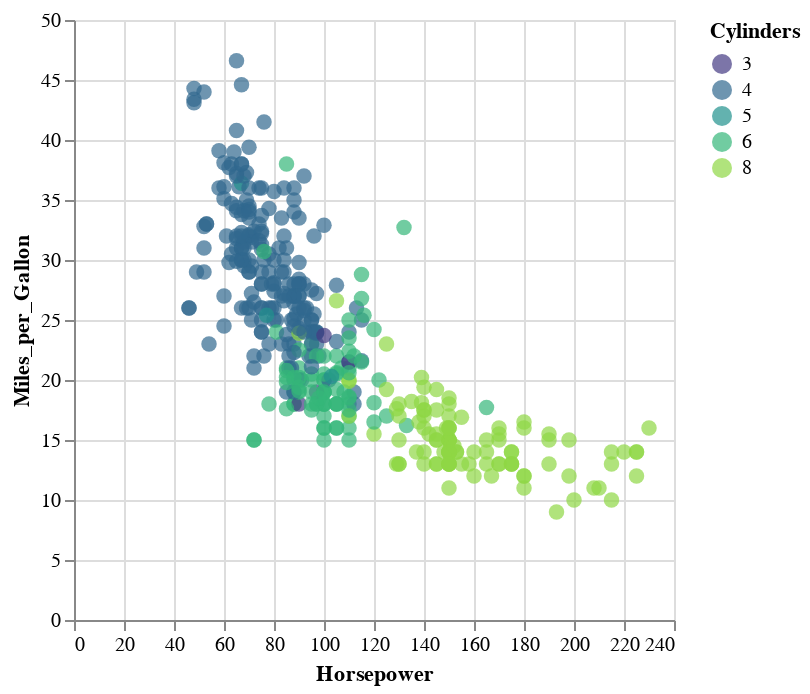

Notebook cell for this chart:
### Code cell
chart = alt.Chart(df).mark_point(filled=True, size=60).encode(
    x="Horsepower:Q",
    y="Miles_per_Gallon:Q",
    color=alt.Color(
        "Cylinders:O",
        scale=alt.Scale(scheme="viridis")
    ),
    tooltip=["Horsepower", "Miles_per_Gallon", "Cylinders"],
).interactive()

chart

### Figure 1 — Vega-Lite specification as saved in the notebook (floating-point values rounded to 4 significant figures; data arrays with more than 128 entries replaced by an {"elided": "..."} marker saying what was removed)
{"config": {"view": {"continuousWidth": 300, "continuousHeight": 300}}, "data": {"name": "data-f02450ab61490a1363517a0190416235"}, "mark": {"type": "point", "filled": true, "size": 60}, "encoding": {"color": {"field": "Cylinders", "scale": {"scheme": "viridis"}, "type": "ordinal"}, "tooltip": [{"field": "Horsepower", "type": "quantitative"}, {"field": "Miles_per_Gallon", "type": "quantitative"}, {"field": "Cylinders", "type": "quantitative"}], "x": {"field": "Horsepower", "type": "quantitative"}, "y": {"field": "Miles_per_Gallon", "type": "quantitative"}}, "params": [{"name": "param_1", "select": {"type": "interval", "encodings": ["x", "y"]}, "bind": "scales"}], "$schema": "https://vega.github.io/schema/vega-lite/v5.16.3.json", "datasets": {"data-f02450ab61490a1363517a0190416235": {"elided": "406 records"}}}
